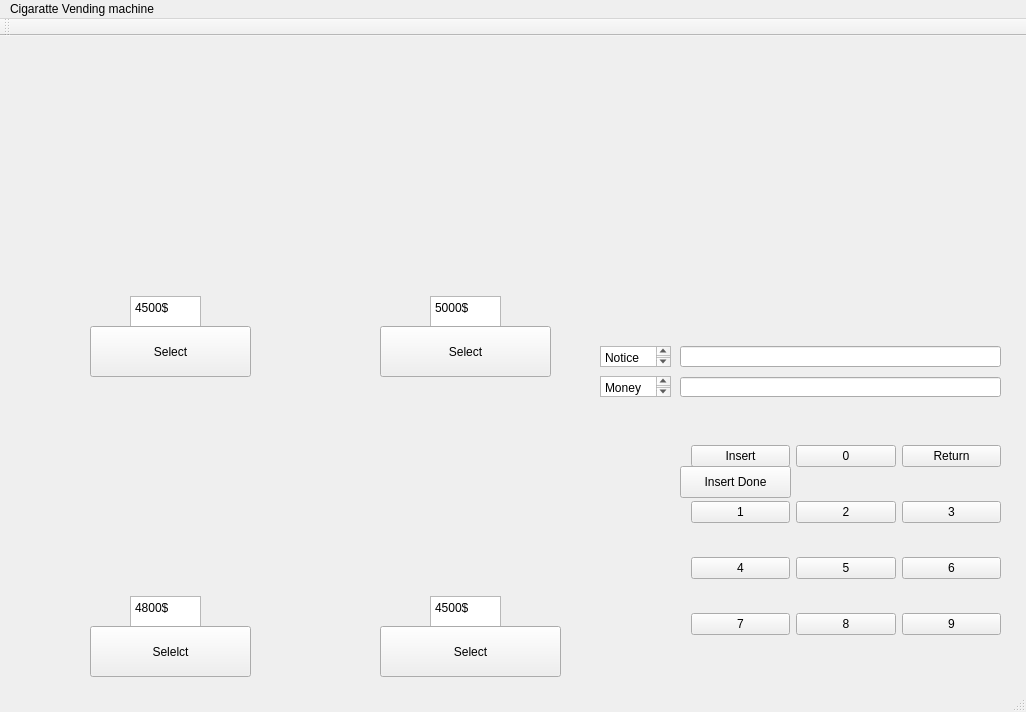
<?xml version="1.0" encoding="UTF-8"?>
<ui version="4.0">
 <class>MainWindow</class>
 <widget class="QMainWindow" name="MainWindow">
  <property name="geometry">
   <rect>
    <x>0</x>
    <y>0</y>
    <width>1026</width>
    <height>712</height>
   </rect>
  </property>
  <property name="windowTitle">
   <string>MainWindow</string>
  </property>
  <widget class="QWidget" name="centralWidget">
   <widget class="QLabel" name="label_image_esse">
    <property name="geometry">
     <rect>
      <x>100</x>
      <y>40</y>
      <width>241</width>
      <height>191</height>
     </rect>
    </property>
    <property name="text">
     <string/>
    </property>
   </widget>
   <widget class="QPlainTextEdit" name="plainTextEdit">
    <property name="geometry">
     <rect>
      <x>130</x>
      <y>260</y>
      <width>71</width>
      <height>31</height>
     </rect>
    </property>
    <property name="plainText">
     <string>4500$</string>
    </property>
   </widget>
   <widget class="QLabel" name="label_image_marlboro">
    <property name="geometry">
     <rect>
      <x>400</x>
      <y>40</y>
      <width>281</width>
      <height>191</height>
     </rect>
    </property>
    <property name="text">
     <string/>
    </property>
   </widget>
   <widget class="QPlainTextEdit" name="plainTextEdit_2">
    <property name="geometry">
     <rect>
      <x>430</x>
      <y>260</y>
      <width>71</width>
      <height>31</height>
     </rect>
    </property>
    <property name="plainText">
     <string>5000$</string>
    </property>
   </widget>
   <widget class="QPushButton" name="pushButton_select_esse">
    <property name="geometry">
     <rect>
      <x>90</x>
      <y>290</y>
      <width>161</width>
      <height>51</height>
     </rect>
    </property>
    <property name="text">
     <string>Select</string>
    </property>
   </widget>
   <widget class="QPushButton" name="pushButton_select_marlboro">
    <property name="geometry">
     <rect>
      <x>380</x>
      <y>290</y>
      <width>171</width>
      <height>51</height>
     </rect>
    </property>
    <property name="text">
     <string>Select</string>
    </property>
   </widget>
   <widget class="QLabel" name="label_image_bohem">
    <property name="geometry">
     <rect>
      <x>60</x>
      <y>340</y>
      <width>261</width>
      <height>201</height>
     </rect>
    </property>
    <property name="text">
     <string/>
    </property>
   </widget>
   <widget class="QPlainTextEdit" name="plainTextEdit_3">
    <property name="geometry">
     <rect>
      <x>130</x>
      <y>560</y>
      <width>71</width>
      <height>31</height>
     </rect>
    </property>
    <property name="plainText">
     <string>4800$</string>
    </property>
   </widget>
   <widget class="QPushButton" name="pushButton_selelct_bohem">
    <property name="geometry">
     <rect>
      <x>90</x>
      <y>590</y>
      <width>161</width>
      <height>51</height>
     </rect>
    </property>
    <property name="text">
     <string>Selelct</string>
    </property>
   </widget>
   <widget class="QLabel" name="label_image_mevius">
    <property name="geometry">
     <rect>
      <x>350</x>
      <y>350</y>
      <width>281</width>
      <height>221</height>
     </rect>
    </property>
    <property name="text">
     <string/>
    </property>
   </widget>
   <widget class="QPlainTextEdit" name="plainTextEdit_4">
    <property name="geometry">
     <rect>
      <x>430</x>
      <y>560</y>
      <width>71</width>
      <height>31</height>
     </rect>
    </property>
    <property name="plainText">
     <string>4500$</string>
    </property>
   </widget>
   <widget class="QPushButton" name="pushButton_select_mevius">
    <property name="geometry">
     <rect>
      <x>380</x>
      <y>590</y>
      <width>181</width>
      <height>51</height>
     </rect>
    </property>
    <property name="text">
     <string>Select</string>
    </property>
   </widget>
   <widget class="QLineEdit" name="lineEdit_notice">
    <property name="geometry">
     <rect>
      <x>680</x>
      <y>310</y>
      <width>321</width>
      <height>21</height>
     </rect>
    </property>
    <property name="text">
     <string/>
    </property>
   </widget>
   <widget class="QLabel" name="label_image_logo">
    <property name="geometry">
     <rect>
      <x>550</x>
      <y>-20</y>
      <width>461</width>
      <height>351</height>
     </rect>
    </property>
    <property name="text">
     <string/>
    </property>
   </widget>
   <widget class="QLineEdit" name="lineEdit_money">
    <property name="geometry">
     <rect>
      <x>680</x>
      <y>341</y>
      <width>321</width>
      <height>20</height>
     </rect>
    </property>
   </widget>
   <widget class="QWidget" name="layoutWidget">
    <property name="geometry">
     <rect>
      <x>680</x>
      <y>370</y>
      <width>332</width>
      <height>271</height>
     </rect>
    </property>
    <layout class="QGridLayout" name="gridLayout">
     <item row="2" column="1">
      <widget class="QPushButton" name="pushButton_5">
       <property name="text">
        <string>5</string>
       </property>
      </widget>
     </item>
     <item row="2" column="0">
      <widget class="QPushButton" name="pushButton_4">
       <property name="text">
        <string>4</string>
       </property>
      </widget>
     </item>
     <item row="0" column="2">
      <widget class="QPushButton" name="pushButton_return">
       <property name="text">
        <string>Return</string>
       </property>
      </widget>
     </item>
     <item row="3" column="2">
      <widget class="QPushButton" name="pushButton_9">
       <property name="text">
        <string>9</string>
       </property>
      </widget>
     </item>
     <item row="3" column="1">
      <widget class="QPushButton" name="pushButton_8">
       <property name="text">
        <string>8</string>
       </property>
      </widget>
     </item>
     <item row="3" column="0">
      <widget class="QPushButton" name="pushButton_7">
       <property name="text">
        <string>7</string>
       </property>
      </widget>
     </item>
     <item row="2" column="2">
      <widget class="QPushButton" name="pushButton_6">
       <property name="text">
        <string>6</string>
       </property>
      </widget>
     </item>
     <item row="1" column="2">
      <widget class="QPushButton" name="pushButton_3">
       <property name="text">
        <string>3</string>
       </property>
      </widget>
     </item>
     <item row="0" column="0">
      <widget class="QPushButton" name="pushButton_insert">
       <property name="text">
        <string>Insert</string>
       </property>
      </widget>
     </item>
     <item row="1" column="1">
      <widget class="QPushButton" name="pushButton_2">
       <property name="text">
        <string>2</string>
       </property>
      </widget>
     </item>
     <item row="1" column="0">
      <widget class="QPushButton" name="pushButton_1">
       <property name="text">
        <string>1</string>
       </property>
      </widget>
     </item>
     <item row="0" column="1">
      <widget class="QPushButton" name="pushButton_0">
       <property name="text">
        <string>0</string>
       </property>
      </widget>
     </item>
    </layout>
   </widget>
   <widget class="QPushButton" name="pushButton_insert_done">
    <property name="geometry">
     <rect>
      <x>680</x>
      <y>430</y>
      <width>111</width>
      <height>32</height>
     </rect>
    </property>
    <property name="text">
     <string>Insert Done</string>
    </property>
   </widget>
   <widget class="QPlainTextEdit" name="plainTextEdit_5">
    <property name="geometry">
     <rect>
      <x>600</x>
      <y>310</y>
      <width>71</width>
      <height>21</height>
     </rect>
    </property>
    <property name="plainText">
     <string>Notice</string>
    </property>
   </widget>
   <widget class="QPlainTextEdit" name="plainTextEdit_6">
    <property name="geometry">
     <rect>
      <x>600</x>
      <y>340</y>
      <width>71</width>
      <height>21</height>
     </rect>
    </property>
    <property name="plainText">
     <string>Money</string>
    </property>
   </widget>
  </widget>
  <widget class="QMenuBar" name="menuBar">
   <property name="geometry">
    <rect>
     <x>0</x>
     <y>0</y>
     <width>1026</width>
     <height>22</height>
    </rect>
   </property>
   <widget class="QMenu" name="menuCigaratte_Vending_machine">
    <property name="title">
     <string>Cigaratte Vending machine</string>
    </property>
   </widget>
   <addaction name="menuCigaratte_Vending_machine"/>
  </widget>
  <widget class="QToolBar" name="mainToolBar">
   <attribute name="toolBarArea">
    <enum>TopToolBarArea</enum>
   </attribute>
   <attribute name="toolBarBreak">
    <bool>false</bool>
   </attribute>
  </widget>
  <widget class="QStatusBar" name="statusBar"/>
 </widget>
 <layoutdefault spacing="6" margin="11"/>
 <resources/>
 <connections/>
</ui>
